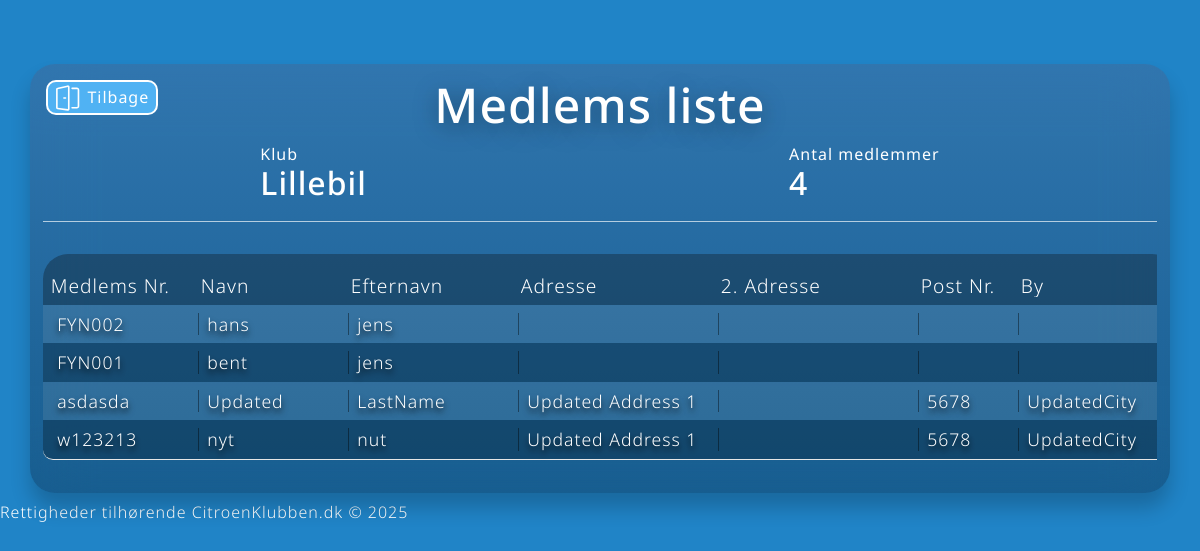
The app's page /klubList.php, older data.
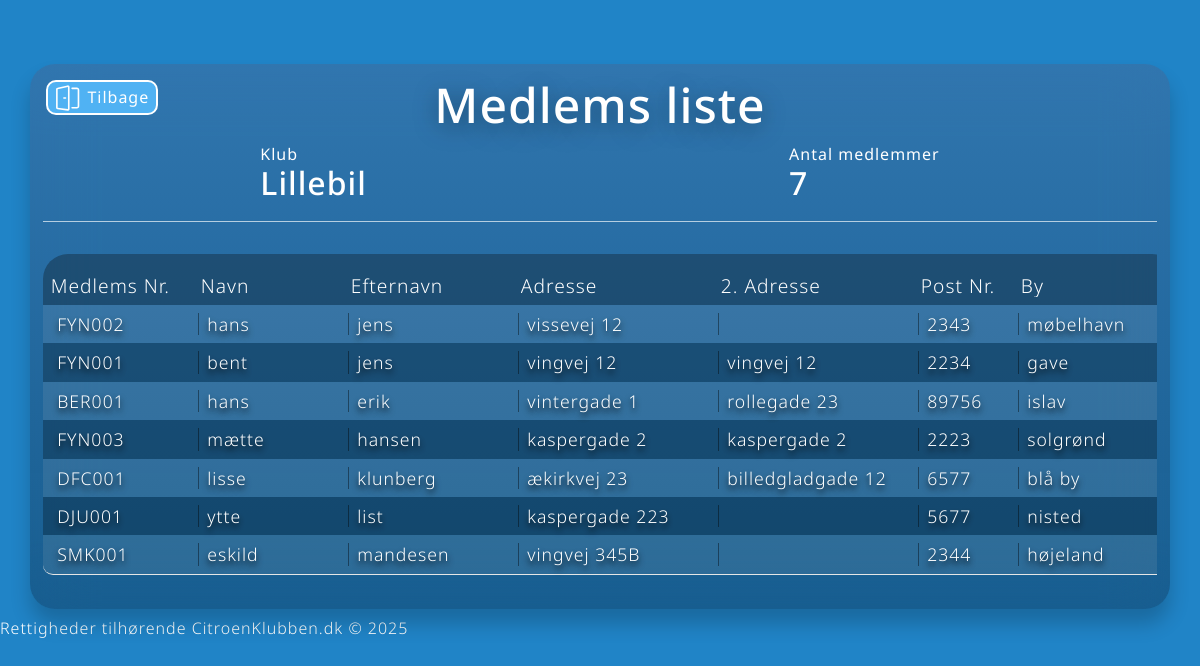
The same page, newer data.
### tables this page shows
CREATE TABLE "Member" (
	"MemberID"	INTEGER UNIQUE,
	"LocalMemberID"	TEXT UNIQUE,
	"FirstName"	TEXT,
	"LastName"	TEXT,
	"Address1"	TEXT,
	"Address2"	TEXT,
	"PostalCode"	INTEGER,
	"City"	TEXT,
	"Phone"	NUMERIC,
	"Email"	TEXT,
	"JoinDate"	DATE DEFAULT CURRENT_TIMESTAMP,
	"DirectDebitAgreement"	BOOLEAN,
	"MembershipPaidUntil"	DATE,
	"YouthMembership"	BOOLEAN,
	"YouthMembershipYear"	BOOLEAN,
	"Apua"	BOOLEAN,
	"RegionAdmin"	BOOLEAN,
	"Admin"	BOOLEAN,
	"AllowRegion"	BOOLEAN,
	"AllowAll"	BOOLEAN,
	"PassWord"	TEXT,
	"PassWordChanged"	BOOLEAN DEFAULT 'false',
	PRIMARY KEY("MemberID" AUTOINCREMENT) ON CONFLICT ROLLBACK
);

### models/Member.php (called while the page is built, shortened)
<?php
class Member
{
    private $db;
    public function __construct($db)
    {
        $this->db = $db;
    }
    public function getAllMembers()
    {
        $sql = "SELECT * FROM Member";
        $stmt = $this->db->query($sql);
        return $stmt->fetchAll(PDO::FETCH_ASSOC);
    }
}

### public/klubList.php (the view, shortened to what this page needs)
<?php
include("header.php");
require("../config.php");
require("../models/Member.php");
$members = new Member($db);
$AllMembers = $members->getAllMembers();
$tableHeaders = [
  "Medlems Nr.",
  "Navn",
  "Efternavn",
  "Adresse",
  "2. Adresse",
  "Post Nr.",
  "By",
];
?>
<div class="container container-xl box-bg-gradient">
  <a class="btn-small" href="mainMenu.php"><svg class="svg-door"></svg>Tilbage</a>
  <h1>Medlems liste</h1>
  <div class="infobar-container">
    <div>
      <h6>Klub</h6>
      <h3>Lillebil</h3>
    </div>
    <div>
      <h6>Antal medlemmer</h6>
      <h3><?= count($AllMembers) ?></h3>
    </div>
  </div>
  <main class="box-content-padding box-center flex">
    <div class="container-table-overflow">
      <div class="table-head">
        <?php foreach ($tableHeaders as $heading) { ?>
          <p><?= $heading ?></p>
        <?php } ?>
      </div>
      <div>
        <?php foreach ($AllMembers as $item) { ?>
          <div class="table-row">
            <p><?= $item["LocalMemberID"] ?></p>
            <p><?= $item["FirstName"] ?></p>
            <p><?= $item["LastName"] ?></p>
            <p><?= $item["Address1"] ?></p>
            <p><?= $item["Address2"] ?></p>
            <p><?= $item["PostalCode"] ?></p>
            <p><?= $item["City"] ?></p>
          </div>
        <?php } ?>
      </div>
    </div>
  </main>
</div>
<?php
include("footer.php");
?>

### public/header.php (shortened to what this page needs)
<!DOCTYPE html>
<html lang="en">
<head>
  <link rel="stylesheet" href="../assests/css/normalize.css">
  <link rel="stylesheet" href="../assests/css/custom-styling.css">
  <link rel="stylesheet" href="../assests/css/icons.css">
</head>
<body>
  <div class="container-full-screen box-center">

### public/footer.php
</div>
<footer>
  <div>
    <p>Rettigheder tilhørende CitroenKlubben.dk © 2025</p>
  </div>
</footer>
</body>
</html>

Row changes from the older to the newer data that the page shows:
removed member: LocalMemberID "asdasda", FirstName "Updated", LastName "LastName", Address1 "Updated Address 1", PostalCode "5678", City "UpdatedCity"
removed member: LocalMemberID "w123213", FirstName "nyt", LastName "nut", Address1 "Updated Address 1", PostalCode "5678", City "UpdatedCity"
changed member "FYN002": Address1 (not shown) → "vissevej 12"; PostalCode (not shown) → "2343"; City (not shown) → "møbelhavn"
changed member "FYN001": Address1 (not shown) → "vingvej 12"; Address2 (not shown) → "vingvej 12"; PostalCode (not shown) → "2234"; City (not shown) → "gave"
added member: LocalMemberID "BER001", FirstName "hans", LastName "erik", Address1 "vintergade 1", Address2 "rollegade 23", PostalCode "89756", City "islav"
added member: LocalMemberID "FYN003", FirstName "mætte", LastName "hansen", Address1 "kaspergade 2", Address2 "kaspergade 2", PostalCode "2223", City "solgrønd"
added member: LocalMemberID "DFC001", FirstName "lisse", LastName "klunberg", Address1 "ækirkvej 23", Address2 "billedgladgade 12", PostalCode "6577", City "blå by"
added member: LocalMemberID "DJU001", FirstName "ytte", LastName "list", Address1 "kaspergade 223", PostalCode "5677", City "nisted"
added member: LocalMemberID "SMK001", FirstName "eskild", LastName "mandesen", Address1 "vingvej 345B", PostalCode "2344", City "højeland"
Text that changed along with them:
count($AllMembers): "4" → "7"
